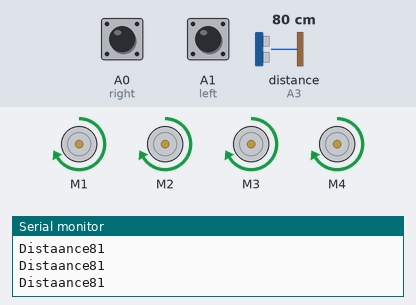
A sketch run on a simulated Arduino Uno, built with avr-gcc and run on an emulated ATmega328P. On the bench: 4 × DC motor (green arrow = forward, orange = backward, longer = faster), the last lines printed to the serial monitor. The test bench sets the inputs (shaded band); at power-on: distance to the obstacle (sensor on A3) 80 cm, A0 (right) LOW, A1 (left) LOW. The echo pulse lasts 58.3 µs per cm.

Above: at 1.2 s.
1.3 s: distance to the obstacle (sensor on A3) set to 15 cm
2.8 s: distance to the obstacle (sensor on A3) set to 12 cm
At 3.11 s:
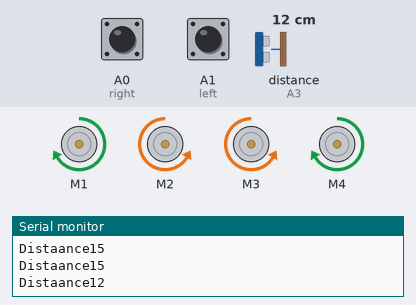
5.8 s: distance to the obstacle (sensor on A3) set to 18 cm
At 6.2 s:
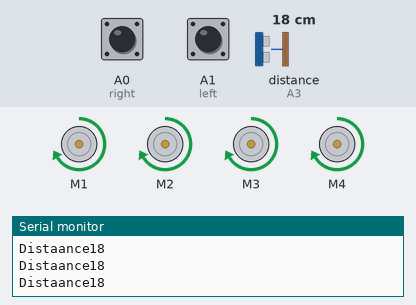
Timing chart, 0 to 8.8 s (numbered marks = the images above; inputs shaded):
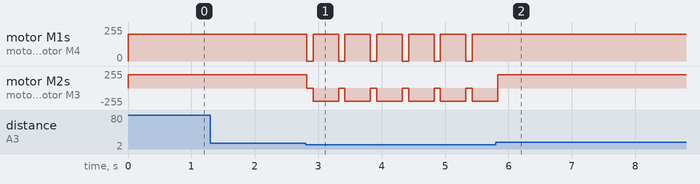

Measured:
- the behaviour switches between 14 and 13 cm on distance to the obstacle (sensor on A3) (found by bisection; images 0 and 1)
- after the input at 2.8 s, motor M1, motor M4: alternates forward 200/255 for 0.40 s and stopped for 0.10 s, starting at once; motor M2, motor M3: alternates backward 200/255 for 0.40 s and stopped for 0.10 s, starting at once
- after the input at 5.8 s, motor M1, motor M4: stops changing and stays forward 200/255

The sketch:

Smart_car.ino
```cpp
//CRATUS MK7
//SMART CAR
//BY PRADEEP RAJ(M.P.R)
//MAY 15 2020
//          ------THIS CODE IS OPEN SOURCE FOR OUR SUBSCRIBERS------
//                         ------ THE FAUCETER ------

#include<AFMotor.h>
#include<NewPing.h>

#define left A1
#define right A0
#define trig A2
#define echo A3
#define MAX_DISTANCE 100

NewPing sonar(trig,echo,MAX_DISTANCE);

AF_DCMotor motor1(1,MOTOR12_1KHZ);
AF_DCMotor motor2(2,MOTOR12_1KHZ);
AF_DCMotor motor3(3,MOTOR34_1KHZ);
AF_DCMotor motor4(4,MOTOR34_1KHZ);

void setup() {
  // put your setup code here, to run once:
  pinMode(left,INPUT);
  pinMode(right,INPUT);
  Serial.begin(9600);
}

void loop() {
  // put your main code here, to run repeatedly:
  int distance = sonar.ping_cm();

  Serial.print("Distaance");
  Serial.println(distance);

  if (distance >13) {
    motor1.setSpeed(200);
    motor1.run(FORWARD);
    motor2.setSpeed(200);
    motor2.run(FORWARD);
    motor3.setSpeed(200);
    motor3.run(FORWARD);
    motor4.setSpeed(200);
    motor4.run(FORWARD);
  }
  else if (distance <=14 && distance >0) {
    Stop();
    delay(100);
    if (digitalRead(right)==0 && digitalRead(left)==0) {
      turnright();
      delay(400);
    }

    else if (!digitalRead(right)==0 && digitalRead(left)==0) {
      turnleft();
      delay(400);
    }

    else if (digitalRead(right)==0 && !digitalRead(left)==0)  {
      turnright();
      delay(400);
    }

    else if (!digitalRead(right)==0 && !digitalRead(left)==0)  {
      turnaround();
      delay(1600);
    }
  }
   else if (!digitalRead(right)==0 && digitalRead(left)==0) {
     turnleft();
     delay(100);
    }

   else if (digitalRead(right)==0 && !digitalRead(left)==0)  {
     turnright();
     delay(100);
    }
}

void Stop() {
  motor1.setSpeed(0);
  motor1.run(RELEASE);
  motor2.setSpeed(0);
  motor2.run(RELEASE);
  motor3.setSpeed(0);
  motor3.run(RELEASE);
  motor4.setSpeed(0);
  motor4.run(RELEASE);
}

void turnright() {
   motor1.run(FORWARD);
   motor1.setSpeed(200);
   motor2.run(BACKWARD);
   motor2.setSpeed(200);
   motor3.run(BACKWARD);
   motor3.setSpeed(200);
   motor4.run(FORWARD);
   motor4.setSpeed(200);

}

void turnleft() {
    motor1.run(BACKWARD);
    motor1.setSpeed(200);
    motor2.run(FORWARD);
    motor2.setSpeed(200);
    motor3.run(FORWARD);
    motor3.setSpeed(200);
    motor4.run(BACKWARD);
    motor4.setSpeed(200);
}

void turnaround() {
   motor1.run(FORWARD);
   motor1.setSpeed(200);
   motor2.run(BACKWARD);
   motor2.setSpeed(200);
   motor3.run(BACKWARD);
   motor3.setSpeed(200);
   motor4.run(FORWARD);
   motor4.setSpeed(200);
}


//---------------------------------------------------------------------------------THE FAUCETER----------------------------------------------------------------------------------------
```
